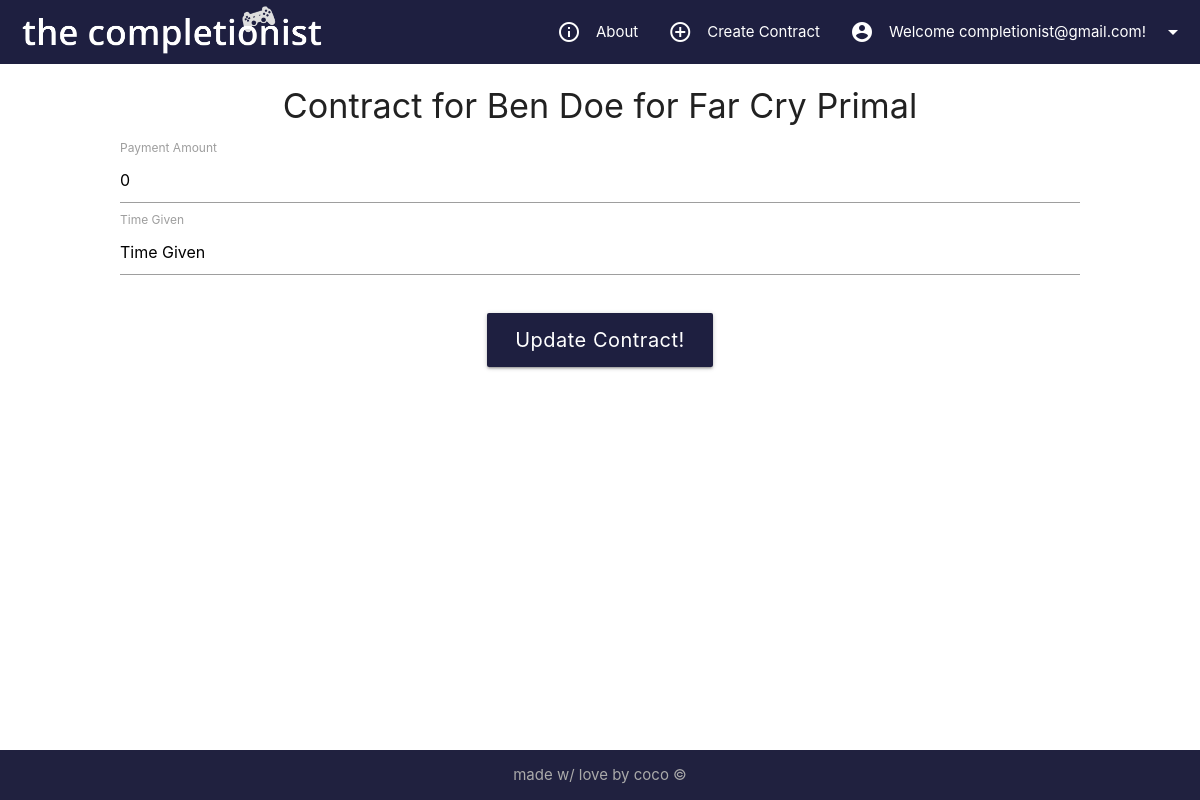
Screenshot of /view/updatecontract.php?ContractID=166 (signed in) with the database file from the repository.
### tables this page shows
CREATE TABLE `contract` (
  `ContractID` int(20) UNSIGNED NOT NULL,
  `Date` varchar(10) NOT NULL,
  `PaymentAmount` int(5) NOT NULL,
  `TimeGiven` varchar(10) NOT NULL,
  `Status` varchar(30) NOT NULL,
  `GameID` int(20) UNSIGNED NOT NULL,
  `UserID` int(20) UNSIGNED NOT NULL
);

CREATE TABLE `users` (
  `UserID` int(20) UNSIGNED NOT NULL,
  `Password` varchar(30) NOT NULL,
  `FirstName` varchar(50) NOT NULL,
  `LastName` varchar(50) NOT NULL,
  `Email` varchar(50) NOT NULL,
  `Country` varchar(30) NOT NULL,
  `PSNID` varchar(50) DEFAULT NULL,
  `SteamID` varchar(50) DEFAULT NULL,
  `XboxID` varchar(50) DEFAULT NULL,
  `Role` varchar(20) NOT NULL
);

CREATE TABLE `games` (
  `GameID` int(20) UNSIGNED NOT NULL,
  `GameTitle` varchar(30) NOT NULL,
  `DateReleased` date NOT NULL,
  `GamePlatform` varchar(10) NOT NULL,
  `Cover` varchar(100) DEFAULT NULL
);

### view/UpdateContract.php (the view, shortened to what this page needs)
	<?php
	include '../model/db.php';
	include 'header.php';
	include 'navigation.php';
	?>
	<?php
	$getquery = '
	SELECT * FROM contract
	inner join users on contract.UserID = users.UserID
	inner join games on contract.GameID = games.GameID
	-- inner join contractstatus on contract.ContractID = contractstatus.ContractID
	-- where contract.ContractID = "132"
	where contract.ContractID = ' . $_GET['ContractID'] . '
	';
	$stmt = $conn->prepare($getquery);
	$stmt->execute();
	$getresult = $stmt->fetch(PDO::FETCH_ASSOC);
	?>
	<?php
	echo'
	<form name="update" id="updatecontract" class="contract" action="../controller/update_process.php?ContractID=' . $_GET['ContractID'] . '" method="post">
	<h4 class="center">Contract for ' . $getresult['FirstName'] . ' ' . $getresult['LastName'] . '
	for ' . $getresult['GameTitle'] . '</h4>
  <div class="input-field col s12">
	<select id="Status" name="Status">
	<option selected>' . $getresult['Status'] . '</option>
	<option disabled></option>
	<option>Awaiting Confirmation</option>
	<option>Payment Recieved</option>
	<option>In Progress</option>
	<option>Completed</option>
	</select>
</div>
	<label>Payment Amount</label>
	<input value="' . $getresult['PaymentAmount'] . '" type="text" name="PaymentAmount" placeholder="Payment Amount">
	<label>Time Given</label>
	<input value="' . $getresult['TimeGiven'] . '" type="text" name="TimeGiven" placeholder="Time Given">
	</form>
	<div class="submit">
	<button id="update" class="sub waves-effect waves-light btn-large" name="submit">Update Contract!</button>
	<div id="msg" class="message">
	<p>Successfully updated!</p>
	<p><a href="../view/requests.php">Return to contracts</a></p>
	</div>
      	</div>
	';
	?>
<?php
	include '../view/footer.php';
?>

### view/style.css (style rules this page uses)
.btn, .btn-large, .btn-large:hover, .btn:hover, .btn-large:focus, .btn-large:active, .waves-button-input, .datepicker-date-display, .datepicker-table td.is-selected { color: #fff; background-color: #1e1f40; }
.contract { width: 80%; margin: 10px auto; }
.submit { text-align: center; }
.submit .btn-large { font-size: 20px; text-transform: none; }
input::placeholder { color: #000 !important; }
body { display: flex; min-height: 100vh; flex-direction: column; }
.btn, .btn-large, .btn-large:hover, .btn:hover { margin-top: 20px; }

### rows the page displays
contract: UserID.FirstName "Ben", UserID.LastName "Doe", GameID.GameTitle "Far Cry Primal", PaymentAmount "0"

### other values shown
$email "completionist@gmail.com"
